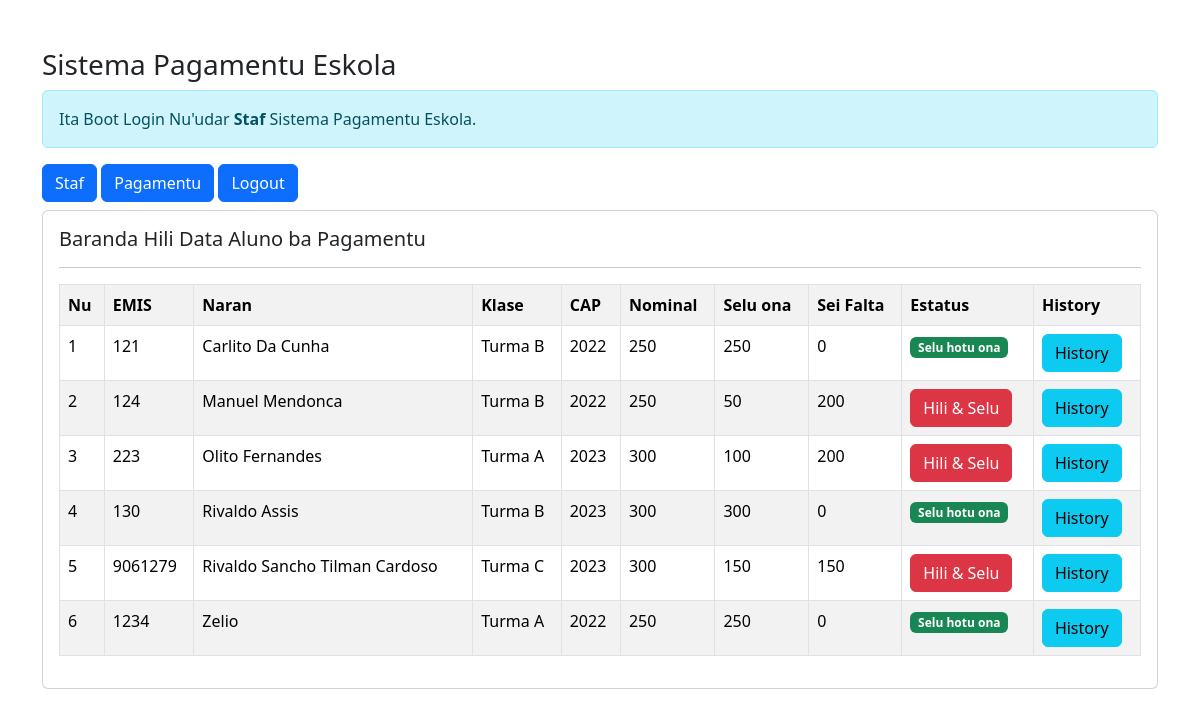
Page /staf/staf.php?url=pagamento (signed in) on the committed database.
### tables this page shows
CREATE TABLE `aluno` (
  `emis` char(10) NOT NULL,
  `nie` char(8) NOT NULL,
  `naran` varchar(35) NOT NULL,
  `id_klase` int(11) NOT NULL,
  `helafatin` text NOT NULL,
  `nu_telf` varchar(13) NOT NULL,
  `id_cap` int(11) NOT NULL
);

CREATE TABLE `klase` (
  `id_klase` int(11) NOT NULL,
  `naran_klase` varchar(10) NOT NULL,
  `kompetensi_habilidade` varchar(50) NOT NULL
);

CREATE TABLE `cap` (
  `id_cap` int(11) NOT NULL,
  `tinan` int(11) NOT NULL,
  `nominal` int(11) NOT NULL
);

### staf/pagamento.php (the view)
<h5>Baranda Hili Data Aluno ba Pagamentu</h5>
<hr>
<table class="table table-striped table-bordered">
    <tr class="fw-bold">
        <td>Nu</td>
        <td>EMIS</td>
        <td>Naran</td>
        <td>Klase</td>
        <td>CAP</td>
        <td>Nominal</td>
        <td>Selu ona</td>
        <td>Sei Falta</td>
        <td>Estatus</td>
        <td>History</td>
    </tr>
    <?php
    include '../koneksaun.php';
    $no = 1;
    $sql = "SELECT*FROM aluno,cap,klase WHERE aluno.id_klase=klase.id_klase AND aluno.id_cap=cap.id_cap
            ORDER BY naran ASC";
    $query = mysqli_query($koneksaun, $sql);
    foreach ($query as $data) {
        $data_pagamento = mysqli_query($koneksaun, "SELECT SUM(total_selu) as total_selu FROM pagamento WHERE emis='$data[emis]'");
        $data_pagamento = mysqli_fetch_array($data_pagamento);
        $selu_ona = $data_pagamento['total_selu'];
        $sei_falta = $data['nominal'] - $data_pagamento['total_selu'];
    ?>
        <tr>
            <td><?= $no++; ?></td>
            <td><?= $data['emis'] ?></td>
            <td><?= $data['naran'] ?></td>
            <td><?= $data['naran_klase'] ?></td>
            <td><?= $data['tinan'] ?></td>
            <td><?= $data['nominal'] ?></td>
            <td><?= $selu_ona ?></td>
            <td><?= $sei_falta ?></td>
            <td>
                <?php
                if ($sei_falta == 0) {
                    echo "<span class='badge text-bg-success'>Selu hotu ona</span>";
                } else { ?>
                    <a href="?url=aumenta-pagamento&emis=<?= $data['emis'] ?>&sei_falta=<?= $sei_falta ?>" class="btn btn-danger">Hili & Selu</a>
                <?php
                }
                ?>
            </td>
            <td>
                <a href="?url=history-pagamento&emis<?= $data['emis'] ?>" class="btn btn-info">History</a>
            </td>
        </tr>
    <?php } ?>
</table>

### rows in the picture
aluno: emis "121", naran "Carlito Da Cunha", id_klase.naran_klase "Turma B", id_cap.tinan "2022", id_cap.nominal "250", selu_ona "250", sei_falta "0", shows "Selu hotu ona"
aluno: emis "124", naran "Manuel Mendonca", id_klase.naran_klase "Turma B", id_cap.tinan "2022", id_cap.nominal "250", selu_ona "50", sei_falta "200"
aluno: emis "223", naran "Olito Fernandes", id_klase.naran_klase "Turma A", id_cap.tinan "2023", id_cap.nominal "300", selu_ona "100", sei_falta "200"
aluno: emis "130", naran "Rivaldo Assis", id_klase.naran_klase "Turma B", id_cap.tinan "2023", id_cap.nominal "300", selu_ona "300", sei_falta "0", shows "Selu hotu ona"
aluno: emis "9061279", naran "Rivaldo Sancho Tilman Cardoso", id_klase.naran_klase "Turma C", id_cap.tinan "2023", id_cap.nominal "300", selu_ona "150", sei_falta "150"
aluno: emis "1234", naran "Zelio", id_klase.naran_klase "Turma A", id_cap.tinan "2022", id_cap.nominal "250", selu_ona "250", sei_falta "0", shows "Selu hotu ona"

### other values in the picture
$_SESSION['naran_staf'] "Staf"
